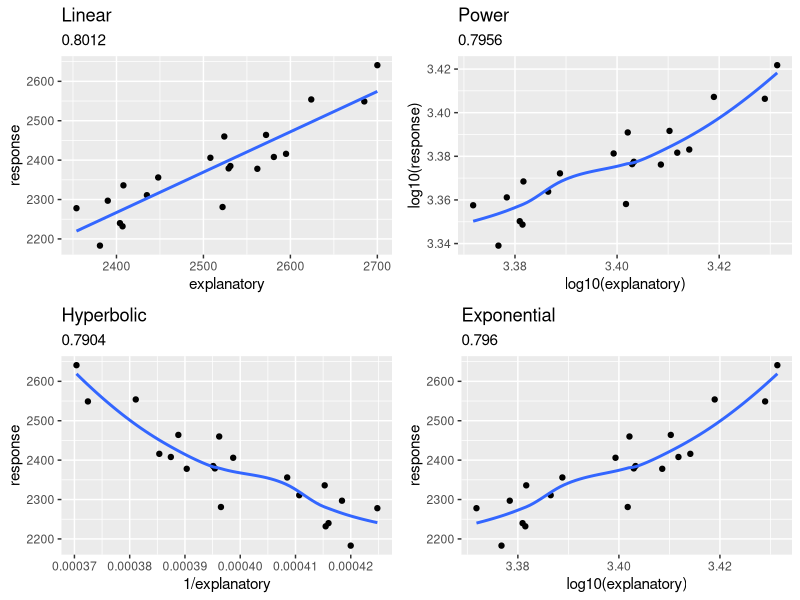

Recreate this plot in R.
library(dplyr)
library(cowplot)
library(ggplot2)
library(broom)
source_data <- tibble(
  response = c(2406, 2464, 2336, 2281, 2641, 2385, 2297, 2416, 2460, 2549, 2311, 2278, 2240, 2183, 2408, 2379, 2378, 2554, 2232, 2356),
  explanatory = c(2508, 2572, 2408, 2522, 2700, 2531, 2390, 2595, 2524, 2685, 2435, 2354, 2404, 2381, 2581, 2529, 2562, 2624, 2407, 2448)
)
data <- source_data %>%
  rename(
    x = explanatory,
    y = response
  )
data <- data %>%
  mutate(log10_y = log10(y), log10_x = log10(x), inverse_x = 1/x)
means <- colMeans(data)
sds <- apply(data, 2, FUN = sd)
correls <- data %>%
  summarize(
    correl_XY = cor(x, y),
    correl_logYlogX = cor(log10_y, log10_x),
    correl_Y_inverseX = cor(y, inverse_x),
    correl_Y_logX = cor(y, log10_x)
  )
elasticity <- function(b_fitted, x_mean, y_mean) {
  b_fitted * x_mean / y_mean
}
approx_error <- function(sample, vector, b_fitted) {
  sample %>%
    mutate(diff = vector - as.numeric(b_fitted)) %>%
    mutate(diff_2 = abs(diff / vector)) %>%
    summarize(error = sum(diff_2) / length(vector)) %>% pull(error)
}
regression_parameters <- function(mdl, vector, x_mean, y_mean) {
  r_squared <- round(glance(mdl) %>% pull(r.squared), 4)
  coeffs <- coefficients(mdl)
  confidence <- tidy(mdl) %>% select(term, statistic, p.value)
  conf_interval <- tibble(
    intercept = confint(mdl, names(mdl$coefficients)[1], .95),
    x = confint(mdl, names(mdl$coefficients)[2], .95)
  )
  parms <- list(
    elast = as.numeric(elasticity(mdl$coefficients[2], x_mean, y_mean)),
    approx = approx_error(data, vector, mdl$fitted.values)
  )
  return(
    list(
      r_squared = r_squared,
      coeffs = coeffs,
      condidence = confidence,
      conf_interval = conf_interval,
      parms = parms
    )
  )
}
linear <- lm(
  y ~ x, data = data
)
mdl_linear <- regression_parameters(linear, data$y, means[2], means[1])
power <- lm(
  log10_y ~ log10_x, data = data
)
mdl_power <- regression_parameters(power, data$log10_y, means[4], means[3])
inverse <- lm(
  y ~ inverse_x, data = data
)
mdl_inverse <- regression_parameters(inverse, data$y, means[5], means[1])
log <- lm(
  y ~ log10_x, data = data
)
mdl_log <- regression_parameters(log, data$y, means[4], means[1])
plot_linear <- ggplot(
  source_data, aes(x = explanatory, response)
) + geom_point() + geom_smooth(method = "lm", se = F) +
  labs(title = "Linear", subtitle = mdl_linear$r_squared)
plot_power <- ggplot(
  source_data, aes(x = log10(explanatory), log10(response))
) + geom_point() + geom_smooth(formula = "y ~ x", se = F) +
  labs(title = "Power", subtitle = mdl_power$r_squared)
plot_inverse <- ggplot(
  source_data, aes(x = 1/explanatory, response)
) + geom_point() + geom_smooth(formula = "y ~ x", se = F) +
  labs(title = "Hyperbolic", subtitle = mdl_inverse$r_squared)
plot_exponential <- ggplot(
  source_data, aes(x = log10(explanatory), response)
) + geom_point() + geom_smooth(formula = "y ~ x", se = F) +
  labs(title = "Exponential", subtitle = mdl_log$r_squared)
plot_grid(
  plot_linear, plot_power, plot_inverse, plot_exponential,
  ncol = 2, nrow = 2
)